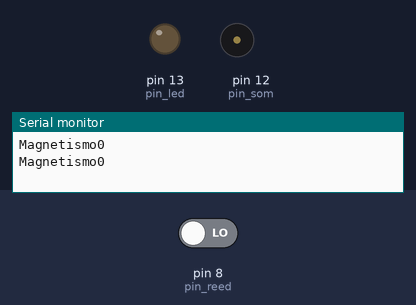
This sketch was run on a simulated Arduino Uno, built with avr-gcc and run on an emulated ATmega328P. On the bench: output pins drawn as LEDs (lit = HIGH), buzzer (waves = sounding), the last lines printed to the serial monitor. The inputs (shaded band) are chosen by the test bench; at power-on: pin 8 (pin_reed) LOW.

Above: at 2.8 s.
2.9 s: pin 8 (pin_reed) driven HIGH
At 4.8 s:
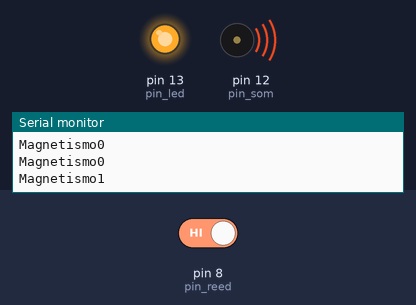
6.9 s: pin 8 (pin_reed) driven LOW
At 7.3 s:
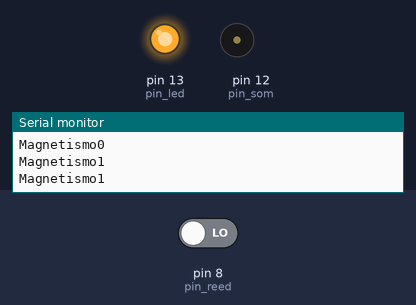
Timing chart, 0 to 9.9 s (numbered marks = the images above; inputs shaded):
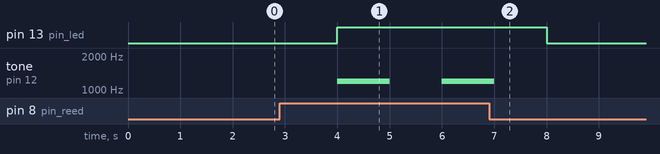

The sketch:

Teste_reed_switch.ino
```cpp
// Teste com o Reed switch

// Criação das variaveis

 const int pin_reed = 8; // Reed switch no pino 8
 const int pin_led = 13; // Led no pino 13
 const int pin_som = 12; // Buzer no pino 12
 int magn = 0; // variavel magn

void setup() { // Programação Inicial

 Serial.begin(9600); // Iniciar o a comunicação serial
 pinMode(pin_reed, INPUT); // Sensor como entrada
 pinMode(pin_led, OUTPUT); // Led como saida
 pinMode(pin_som, OUTPUT); // Buzzer como saida

}

void loop() { // Programação principal

 magn=digitalRead(pin_reed); // Ler as informações do sensor para a variavel magn
 Serial.print("Magnetismo"); // Imprime o texto "magnetismo"
 Serial.println(magn); // Imprime se tem campo magnetico
 delay(2000); // Aguarde 2 segundos

  if (digitalRead(pin_reed) == HIGH){ // Se o sensor for 0 entao

    digitalWrite(pin_led, HIGH); // Ligar led
    tone(pin_som, 1200, 1000); // Tocar buzzer

  }

  else{ // Senão

    digitalWrite(pin_led, LOW); // Desligar led
    noTone(pin_som); // Desligar buzzer

  }

}
```

Measured:
- after the input at 2.9 s, pin 13 (pin_led): LOW → HIGH after 1.1 s; tone on pin 12 (pin_som): silent → 1200 Hz after 1.1 s, → silent 1.0 s later, → 1200 Hz 1.0 s later
- after the input at 6.9 s, pin 13 (pin_led): HIGH → LOW after 1.1 s; tone on pin 12 (pin_som): goes on until 7.0 s, then stays silent
